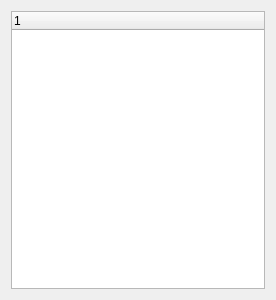
<?xml version="1.0" encoding="UTF-8"?>
<ui version="4.0">
 <class>TopListWindow</class>
 <widget class="QDialog" name="TopListWindow">
  <property name="geometry">
   <rect>
    <x>0</x>
    <y>0</y>
    <width>276</width>
    <height>300</height>
   </rect>
  </property>
  <property name="windowTitle">
   <string>Top list</string>
  </property>
  <property name="windowIcon">
   <iconset resource="resources.qrc">
    <normaloff>:/images/images/favicon.png</normaloff>:/images/images/favicon.png</iconset>
  </property>
  <layout class="QGridLayout" name="gridLayout">
   <item row="0" column="0">
    <widget class="QTreeWidget" name="treeWidget">
     <column>
      <property name="text">
       <string notr="true">1</string>
      </property>
     </column>
    </widget>
   </item>
  </layout>
 </widget>
 <resources>
  <include location="resources.qrc"/>
 </resources>
 <connections/>
</ui>
